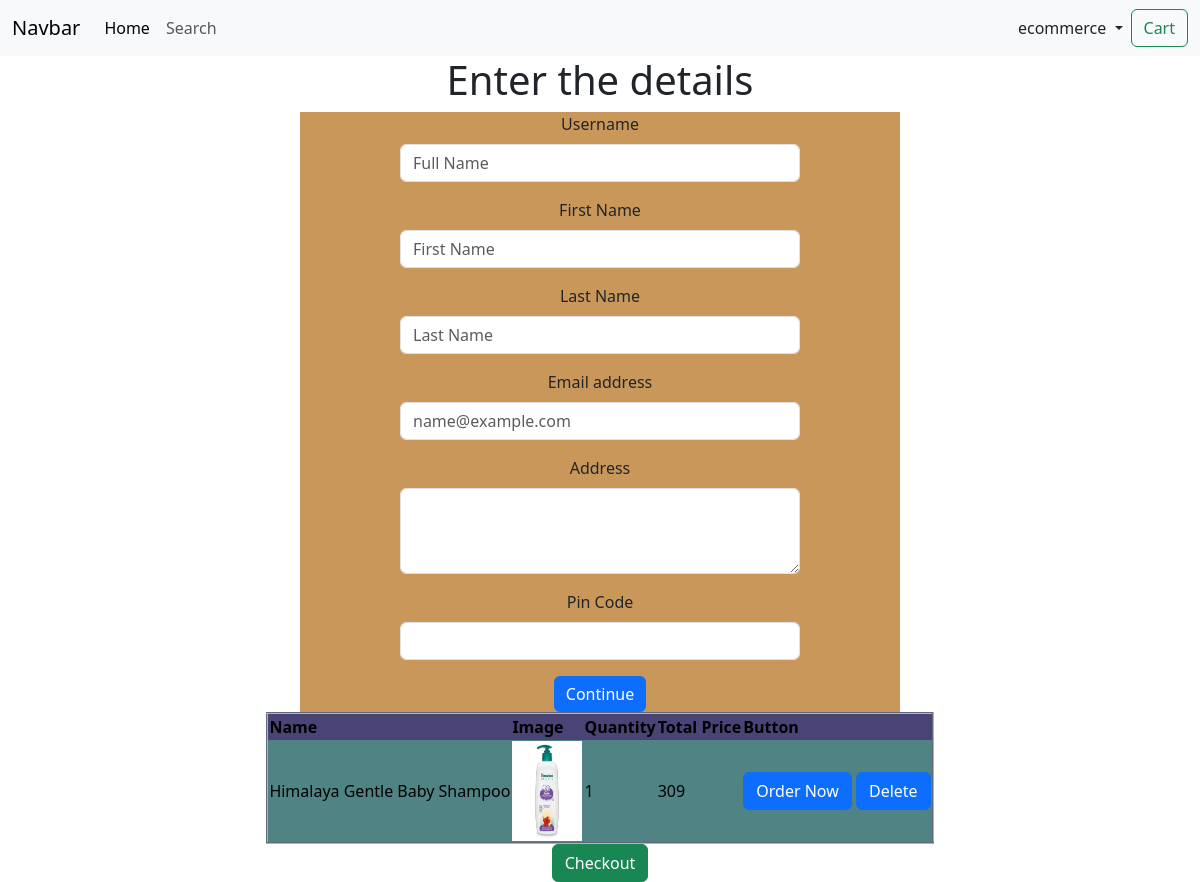
The app's page /order/checkout (signed in) with its own data.
### cart/models.py (models this page shows, shortened)
class Cart(models.Model):
    username = models.ForeignKey(User,on_delete=models.CASCADE)
    name = models.ForeignKey(Product,on_delete=models.CASCADE)
    price = models.IntegerField(default=0)
    desc = models.CharField(max_length=200)
    image = models.ImageField(upload_to='store',default='')
    quantity=models.IntegerField(max_length=700,default=1)
    total_price=models.IntegerField(max_length=700,default=0)

### store/models.py (models this page shows)
class Product(models.Model):
    name = models.CharField(max_length=30)
    price = models.IntegerField(default=0)
    desc = models.CharField(max_length=200)
    image = models.ImageField(upload_to='store',default='')
    def __str__(self):
        return self.name

### checkout/views.py (the view)
# urls.py: path('checkout',views.checkout),
def checkout(req):
    username = req.session.get('username')
    context={}
    total_amount=0
    products=Cart.objects.filter(username__username=username)
    for i in products:
        total_amount += i.total_price
    context['products']=products
    context['total_amount'] = total_amount
    print(total_amount)
    return render(req,'checkout/checkout.html',context)

### checkout/templates/checkout/checkout.html (shortened to what this page needs)
{% extends 'store/base.html' %}
{% block body %}
<form action="/order/" method="post"><center>
    <h1>Enter the details</h1>
    <div style="background-color: rgb(201, 151, 90);width: 600px;text-decoration: dotted;box-shadow: inset;">
    <div class="mb-3">
        <label for="exampleFormControlInput1" class="form-label">Username</label>
        <input type="username" class="form-control" id="exampleFormControlInput1" placeholder="Full Name" name="username" style="width: 400px;">
      </div>
    <div class="mb-3">
        <label for="exampleFormControlInput1" class="form-label">First Name</label>
        <input type="text" class="form-control" id="exampleFormControlInput1" placeholder="First Name" name="firstname" style="width: 400px;">
      </div>
      <div class="mb-3">
        <label for="exampleFormControlInput1" class="form-label">Last Name</label>
        <input type="text" class="form-control" id="exampleFormControlInput1" placeholder="Last Name" name="lastname" style="width: 400px;">
      </div>
    <div class="mb-3">
        <label for="exampleFormControlInput1" class="form-label">Email address</label>
        <input type="email" class="form-control" id="exampleFormControlInput1" placeholder="name@example.com" name="email" style="width: 400px;">
      </div>
      <div class="mb-3">
        <label for="exampleFormControlTextarea1" class="form-label">Address</label>
        <textarea type='textarea' class="form-control" id="exampleFormControlTextarea1" rows="3" name="address" style="width: 400px;"></textarea>
      </div>
      <div class="mb-3">
        <label for="exampleFormControlTextarea1" class="form-label">Pin Code</label>
        <input type='text' class="form-control" id="exampleFormControlTextarea1" rows="3" name="pincode" style="width: 400px;">
      </div>
      <div>
      <button type="submit" class="btn btn-primary" name="paypal-button-id" id="paypal-button-id" style="border: 0cqmax;">Continue</button>
      </div>
    </div>
</form>
    <form action="/cart" method="POST"><center>
        <table class="table-primary" border="2" style="background-color: rgb(69, 120, 103);">
        <thead style="background-color: rgb(74, 67, 118);">
          <tr>
            <th scope="col">Name</th>
            <th scope="col">Image</th>
            <th scope="col">Quantity</th>
            <th>Total Price</th>
            <th scope="col">Button</th>
          </tr>
        </thead>
        {% for i in products %}
        <tbody style="background-color: rgb(80, 131, 131);">
          <tr>
            <td scope="row">{{i.name}}</td>
            <td><img src="{{i.image.url}}" height="100px" width="70px"></td>
            <td>{{i.quantity}}</td>
            <td>{{i.total_price}}</td>
            <td><button class="btn btn-primary" type="submit" name="pid" value="{{i.id}}">Order Now</button>
              <button type="submit" formaction="/cart/deletefromcart" class="btn btn-primary" name="pname" value="{{i.name}}">Delete</button>
            </td>
          </tr>
        </tbody>
        {% endfor %}
      </table>
      <button formaction="/order/checkout" class="btn btn-success" name="pname" > Checkout</button>
    </form>
    {% endblock %}

### store/templates/store/base.html (shortened to what this page needs)
<!DOCTYPE html>
<html lang="en">
<head>
    <link href="https://cdn.jsdelivr.net/npm/bootstrap@5.3.3/dist/css/bootstrap.min.css" rel="stylesheet">
</head>
<body>
    <nav class="navbar navbar-expand-lg bg-body-tertiary">
        <div class="container-fluid">
          <a class="navbar-brand" href="#">Navbar</a>
          <div class="collapse navbar-collapse" id="navbarSupportedContent">
            <ul class="navbar-nav me-auto mb-2 mb-lg-0">
              {% if request.session.username %}
              <li class="nav-item">
                <a class="nav-link active" aria-current="page" href="/store">Home</a>
              </li>
              <li class="nav-item">
                <a class="nav-link" href="/store/search">Search</a>
              </li>
            </ul>
            <li class="nav-item dropdown d-flex mx-2">
              <a class="nav-link dropdown-toggle" href="#" role="button" data-bs-toggle="dropdown" aria-expanded="false">
                {{request.session.username}}
              </a>
            </li>
            <form class="d-flex" role="search">
              <a class="btn btn-outline-success" href="/cart">Cart</a>
            </form>
            {% endif %}
          </div>
        </div>
      </nav>
    {% block body %}{% endblock %}
</body>
</html>

### records on screen
Cart: name "Himalaya Gentle Baby Shampoo", image (picture), quantity "1", total_price "309", {{ i.id }} 59 (drawn)

### other values on screen
{{ request.session.username }} "ecommerce"
